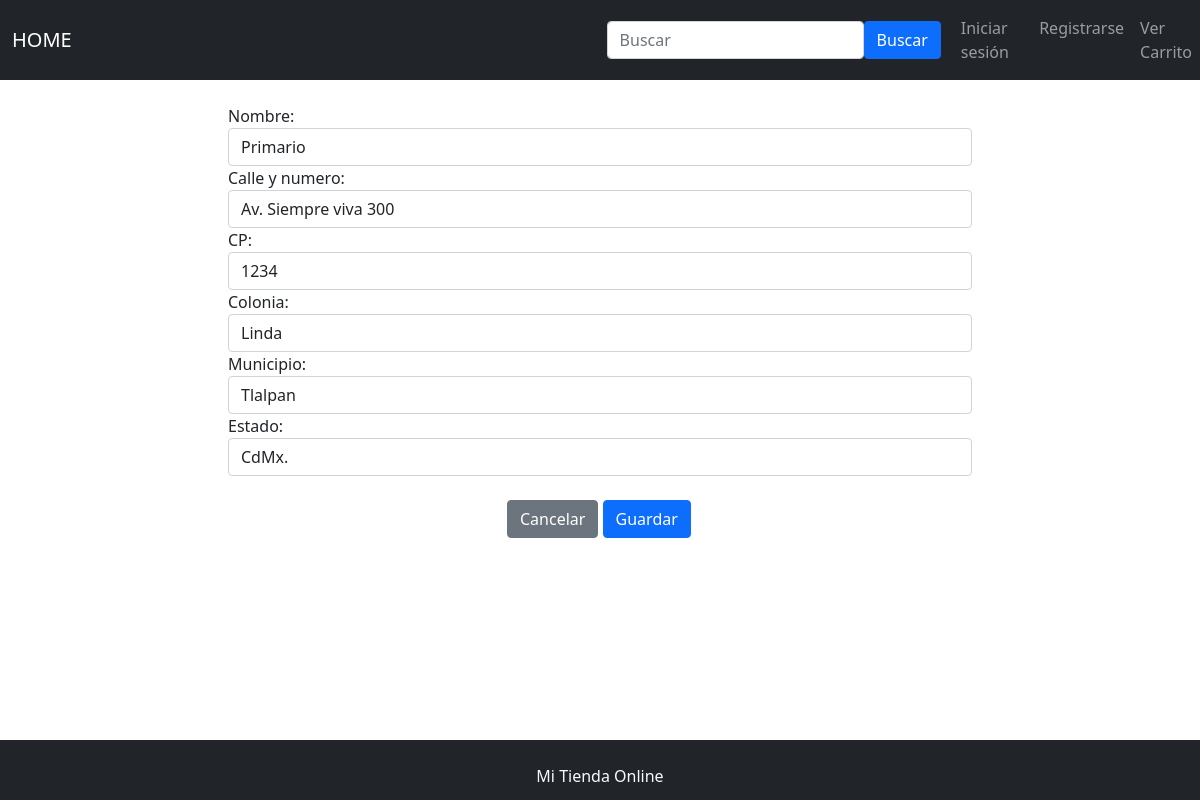
The app's page /ProyectoFinal/Vistas/direcciones/editar.php?direccion_id=1 with its own data.
### tables this page shows
CREATE TABLE direcciones (
  direccion_id INT AUTO_INCREMENT PRIMARY KEY,
  nombre VARCHAR(64) NOT NULL,
  calle_numero VARCHAR(128) NOT NULL,
  cp VARCHAR(32) NOT NULL,
  colonia VARCHAR(64) NOT NULL,
  municipio VARCHAR(64) NOT NULL,
  estado VARCHAR(64) NOT NULL,
  usuario_id INT NOT NULL,
  UNIQUE(usuario_id, nombre),
  FOREIGN KEY(usuario_id) REFERENCES usuarios(usuario_id)
);

### ProyectoFinal/Modelos/Direccion.php (called while the page is built, shortened)
<?php
class Direccion {
    public function __construct($direccion = []) {
        $this->nombre = htmlentities($direccion['nombre'] ?? '');
        $this->calleNumero = htmlentities($direccion['calle_numero'] ?? '');
        $this->cp = htmlentities($direccion['cp'] ?? '');
        $this->colonia = htmlentities($direccion['colonia'] ?? '');
        $this->municipio = htmlentities($direccion['municipio'] ?? '');
        $this->estado = htmlentities($direccion['estado'] ?? '');
    }
    public static function consultar($direccionId) {
        $sql = "
            SELECT *
            FROM
                direcciones U
            WHERE 1 = 1
        ";
        $parametros = [];
        if (!empty($direccionId)) {
            $sql .= " AND direccion_id = :direccion_id";
            $parametros['direccion_id'] = $direccionId;
        }
        $conexion = new Conexion();
        $resultados = $conexion->correrQuery($sql, $parametros);
        $direccionDatos = $resultados->fetch();
        return new Direccion($direccionDatos);
    }
}

### ProyectoFinal/Modelos/Conexion.php (called while the page is built, shortened)
<?php
class Conexion extends \PDO implements Persistente {
    public function cerrarConexion() {
       return true;
    }
    public function empezarTransaccion(){
        return $this->beginTransaction();
    }
    public function correrQuery($sql, $params = [], $esInsert = false) {
        $resultados = parent::prepare($sql);
        $correcto = $resultados->execute($params);
        $resultados->setFetchMode(\PDO::FETCH_ASSOC);
        return $resultados;
    }
}

### ProyectoFinal/Vistas/direcciones/editar.php (the view, shortened to what this page needs)
<?php
include Router::direccion('/plantillas/header.php');
$existeGET = !empty($_GET);
if ($existeGET) {
  $direccionId = $_GET['direccion_id'];
  $direccion = new Direccion();
  $d = $direccion->consultar($direccionId);
?>
  <div>
    <form class="form" action="guardar.php" method="post" enctype="multipart/form-data">
      <div class="form-group">
        <label  class="col-md-8 offset-md-2" for="nombre">Nombre:</label>
        <div  class="col-md-8 offset-md-2">
          <input type="text" class="form-control" id="nombre" name="nombre" value="<?php echo $d->nombre ?>">
        </div>
      </div>
      <div class="form-group">
        <label class="col-md-8 offset-md-2" for="ap">Calle y numero:</label>
        <div class="col-md-8 offset-md-2">
          <input type="text" class="form-control" name="calle_numero" value="<?php echo $d->calleNumero ?>">
        </div>
      </div>
      <div class="form-group">
        <label class="col-md-8 offset-md-2" for="am">CP:</label>
        <div class="col-md-8 offset-md-2">
          <input type="text" class="form-control" name="cp" value="<?php echo $d->cp ?>">
        </div>
      </div>
      <div class="form-group">
        <label class="col-md-8 offset-md-2" for="correo">Colonia:</label>
        <div class="col-md-8 offset-md-2">
          <input type="text" class="form-control" name="colonia" value="<?php echo $d->colonia ?>">
        </div>
      </div>
      <div class="form-group">
        <label class="col-md-8 offset-md-2" for="pwd">Municipio:</label>
        <div class="col-md-8 offset-md-2">
          <input type="text" class="form-control" name="municipio" value="<?php echo $d->municipio ?>">
        </div>
      </div>
      <div class="form-group">
        <label class="col-md-8 offset-md-2" for="pwd">Estado:</label>
        <div class="col-md-8 offset-md-2">
          <input type="text" class="form-control" name="estado" value="<?php echo $d->estado ?>">
        </div>
      </div>
      <br>
      <div class="col-md-5 offset-md-5">
        <a href="index.php" class="btn btn-secondary pull-right">Cancelar</a>
        <button type="submit" class="btn btn-primary pull-right">Guardar</button>
      </div>
    </form>
  </div>
<?php
}
include Router::direccion('/plantillas/footer.php');
?>

### ProyectoFinal/resources/main.css (style rules this page uses)
html { position: relative; min-height: 100%; padding-bottom:60px; }
body { margin-bottom: 60px; }

### records on screen
direcciones: nombre "Primario", calle_numero "Av. Siempre viva 300", cp "1234", colonia "Linda", municipio "Tlalpan", estado "CdMx."
